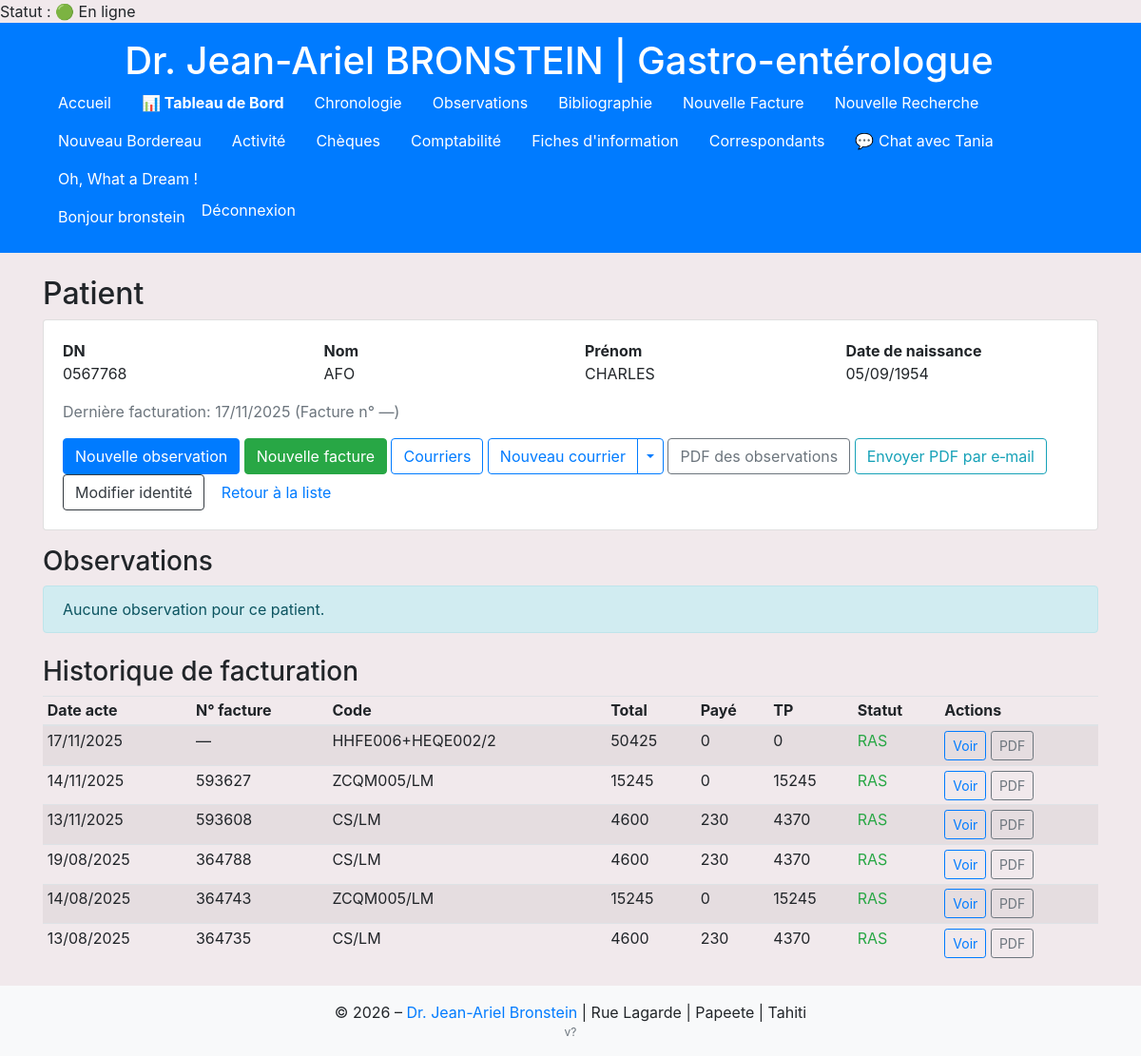
The app's page /facturation/patients/0567768/ (signed in) with its own data.
### comptabilite/models.py (models this page shows, shortened)
class Patient(models.Model):
    dn = models.CharField(max_length=7, unique=True, db_index=True, verbose_name="DN")
    nom = models.CharField(max_length=100, verbose_name="Nom")
    prenom = models.CharField(max_length=100, verbose_name="Prénom")
    date_naissance = models.DateField(null=True, blank=True, verbose_name="Date de naissance")
    created_at = models.DateTimeField(auto_now_add=True)
    updated_at = models.DateTimeField(auto_now=True)
    class Meta:
        ordering = ["nom", "prenom"]
        verbose_name = "Patient"
        verbose_name_plural = "Patients"

class Facturation(models.Model):
    dn = models.CharField(
        max_length=7,
        verbose_name="DN (numéro à 7 chiffres)"
    )
    nom = models.CharField(
        max_length=100,
        verbose_name="Nom du patient"
    )
    prenom = models.CharField(
        max_length=100,
        verbose_name="Prénom du patient"
    )
    date_naissance = models.DateField(
        verbose_name="Date de naissance"
    )
    date_acte = models.DateField(
        verbose_name="Date de l'acte"
    )
    date_facture = models.DateField(
        verbose_name="Date de la facture"
    )
    REGIME_CHOICES = [
        ('Sécurité Sociale', 'Sécurité Sociale'),
        ('RNS', 'RNS'),
        ('Salarié', 'Salarié'),
        ('RST', 'RST'),
    ]
    regime = models.CharField(
        max_length=20,
        choices=REGIME_CHOICES,
        verbose_name="Régime"
    )
    droit_ouvert = models.BooleanField(
        default=False,
        verbose_name="Droits ouverts : (oui/non)"
    )
    regime_tp = models.BooleanField(
        default=False,
        verbose_name="Tiers Payants : (oui/non)"
    )
    regime_lm = models.BooleanField(
        default=False,
        verbose_name="Régime LM (oui/non)"
    )
    LIEU_CHOICES = [
        ('Cabinet', 'Cabinet'),
        ('Clinique', 'Clinique')
    ]
    lieu_acte = models.CharField(
        max_length=50,
        choices=LIEU_CHOICES,
        default='Cabinet',
        verbose_name="Lieu de l'acte"
    )
    code_acte = models.ForeignKey(
        Code,
        null=True,      # autorise NULL en base
        blank=True,
        on_delete=models.CASCADE,
        related_name='facturations',
        verbose_name="Code de l'acte"
    )
    numero_facture = models.CharField(
        max_length=50,
        null=True,      # autorise NULL en base
        blank=True,     # autorise vide dans les formulaires
        verbose_name="Numéro de facture"
    )
    total_acte = models.DecimalField(
        max_digits=10,
        decimal_places=0,
        null=True,      # autorise NULL en base
        blank=True,     # autorise vide dans les formulaires
        verbose_name="Montant total de l'acte (facturé)"
    )
    tiers_payant = models.DecimalField(
        max_digits=10,
        decimal_places=0,
        null=True,      # ici
        blank=True,     # et ici
        verbose_name="Montant tiers payant"
    )
    total_paye = models.DecimalField(
        max_digits=10,
        decimal_places=0,
        null=True,
        blank=True,
        verbose_name="Total payé"
    )
    STATUT_CHOICES = [
        ('RAS', 'RAS'),
        ('DNO', 'DNO'),
        ('DNOLM', 'DNOLM'),
        ('Impayé', 'Impayé'),
        ('Rejet', 'Rejet'),
    ]
    statut_dossier = models.CharField(
        max_length=20,
        choices=STATUT_CHOICES,
        default='RAS',
        verbose_name="Statut du dossier"
    )
    numero_rejet = models.CharField(
        max_length=50,
        null=True,
        blank=True,
        verbose_name="Numéro de rejet"
    )
    numero_bordereau = models.CharField(
        max_length=50,
        null=True,
        blank=True,
        verbose_name="Numéro de bordereau"
    )
    date_bordereau = models.DateField(
        null=True,
        blank=True,
        verbose_name="Date du bordereau"
    )
    remarque = models.TextField(
        null=True,
        blank=True,
        verbose_name="Remarques"
    )

class Code(models.Model):
    code_acte = models.CharField(max_length=50, unique=True, verbose_name="Code de l'acte")
    total_acte = models.DecimalField(max_digits=10, decimal_places=0, verbose_name="Montant total de l'acte")
    tiers_payant = models.DecimalField(
        max_digits=10,
        decimal_places=0,
        null=True,      # autorise NULL en base
        blank=True,     # autorise vide dans les formulaires
        verbose_name="Montant tiers payant"
    )
    total_paye = models.DecimalField(
        max_digits=10,
        decimal_places=0,
        null=True,
        blank=True,
        verbose_name="Total payé"
    )
    medecin = models.ForeignKey(
        Medecin,
        on_delete=models.SET_NULL,
        null=True,
        blank=True,
        verbose_name="Médecin"
    )
    parcours_soin = models.BooleanField(default=False, verbose_name="Parcours de soins")
    longue_maladie = models.BooleanField(default=False, verbose_name="Longue maladie")
    code_reel = models.CharField(max_length=50, null=True, blank=True, verbose_name="Code réel")
    variable_1 = models.CharField(
        max_length=1,
        null=True,
        blank=True,
        verbose_name="Variable 1",
        help_text="Vide ou 1"
    )
    code_acte_normal = models.CharField(
        max_length=50,
        null=True,
        blank=True,
        verbose_name="Code Acte Normal"
    )
    variable_2 = models.CharField(
        max_length=1,
        null=True,
        blank=True,
        verbose_name="Variable 2",
        help_text="Vide ou 1"
    )
    modificateur = models.CharField(
        max_length=3,
        null=True,
        blank=True,
        verbose_name="Modificateur",
        help_text="CS, APC ou vide"
    )

### comptabilite/views.py (the view)
# urls.py: path('patients/<str:dn>/', views.patients_detail, name='patients_detail'),
@login_required
def patients_detail(request, dn: str):
    try:
        patient = Patient.objects.get(dn=dn)
    except Patient.DoesNotExist:
        fact = (Facturation.objects
                .filter(dn=dn)
                .order_by('-date_acte', '-id')
                .first())
        if fact:
            patient = Patient.objects.create(
                dn=dn,
                nom=fact.nom or '',
                prenom=fact.prenom or '',
                date_naissance=fact.date_naissance,
            )
            messages.info(request, "Fiche patient créée automatiquement depuis la facturation.")
        else:
            any_obs = (Observation.objects
                       .filter(dn=dn)
                       .order_by('-date_observation', '-created_at')
                       .first())
            if any_obs:
                patient = Patient.objects.create(
                    dn=dn,
                    nom=any_obs.nom or '',
                    prenom=any_obs.prenom or '',
                    date_naissance=any_obs.date_naissance,
                )
                messages.info(request, "Fiche patient créée automatiquement depuis les observations.")
            else:
                messages.warning(request, "Aucune fiche patient ni donnée liée trouvée pour ce DN.")
                return redirect('patients_list')
    observations = Observation.objects.filter(dn=dn).order_by('-date_observation', '-created_at')
    last_fact = (Facturation.objects
                 .filter(dn=dn)
                 .order_by('-date_acte', '-id')
                 .first())
    facturations = (Facturation.objects
                    .filter(dn=dn)
                    .select_related('code_acte')
                    .order_by('-date_acte', '-id'))
    ctx = {
        'patient': patient,
        'observations': observations,
        'last_fact': last_fact,
        'facturations': facturations,
    }
    return render(request, 'comptabilite/patient_detail.html', ctx)

### comptabilite/templates/comptabilite/patient_detail.html (shortened to what this page needs)
{% extends 'base.html' %}
{% block content %}
<h2>Patient</h2>
<div class="card mb-3">
  <div class="card-body">
    <div class="row">
      <div class="col-md-3"><strong>DN</strong><br>{{ patient.dn }}</div>
      <div class="col-md-3"><strong>Nom</strong><br>{{ patient.nom }}</div>
      <div class="col-md-3"><strong>Prénom</strong><br>{{ patient.prenom }}</div>
      <div class="col-md-3"><strong>Date de naissance</strong><br>{% if patient.date_naissance %}{{ patient.date_naissance|date:'d/m/Y' }}{% endif %}</div>
    </div>
    {% if last_fact %}
    <div class="row mt-3">
      <div class="col-md-12 text-muted">
        Dernière facturation: {{ last_fact.date_acte|date:'d/m/Y' }} (Facture n° {{ last_fact.numero_facture|default:'—' }})
      </div>
    </div>
    {% endif %}
    <div class="mt-3">
      <a class="btn btn-primary" href="{% url 'observation_create_for_dn' patient.dn %}">Nouvelle observation</a>
      <a class="btn btn-success" href="{% url 'facturation_create' %}?dn={{ patient.dn|urlencode }}&nom={{ patient.nom|urlencode }}&prenom={{ patient.prenom|urlencode }}&date_naissance={{ patient.date_naissance|date:'Y-m-d'|urlencode }}" target="_blank">Nouvelle facture</a>
      <a class="btn btn-outline-primary" href="{% url 'courriers_by_dn' patient.dn %}">Courriers</a>
      <div class="btn-group">
        <a class="btn btn-outline-primary" href="{% url 'courrier_create_for_dn' patient.dn %}">Nouveau courrier</a>
        <button type="button" class="btn btn-outline-primary dropdown-toggle dropdown-toggle-split" data-toggle="dropdown" aria-haspopup="true" aria-expanded="false">
        </button>
      </div>
      <a class="btn btn-outline-secondary" href="{% url 'observations_pdf' patient.dn %}" target="_blank">PDF des observations</a>
      <a class="btn btn-outline-info" href="{% url 'observations_send_email' patient.dn %}">Envoyer PDF par e‑mail</a>
      <a class="btn btn-outline-dark" href="{% url 'patient_update' patient.dn %}">Modifier identité</a>
      <a class="btn btn-link" href="{% url 'patients_list' %}">Retour à la liste</a>
    </div>
  </div>
</div>
<h3>Observations</h3>
{% if observations %}
  <div class="list-group">
    {% for obs in observations %}
      <div class="list-group-item">
        <div class="d-flex justify-content-between align-items-center">
          <h5 class="mb-1">{{ obs.date_observation|date:'d/m/Y' }} – {{ obs.motif_consultation }}</h5>
          <div>
            <a class="btn btn-sm btn-outline-primary mr-1" href="{% url 'observation_update' obs.pk %}">Modifier</a>
            <a class="btn btn-sm btn-outline-danger" href="{% url 'observation_delete' obs.pk %}">Supprimer</a>
          </div>
        </div>
        <p class="mb-1" style="white-space: pre-wrap;">{{ obs.texte_observation }}</p>
        {% if obs.conclusion_observation %}
          <p class="mt-2"><strong>Conclusion:</strong><br><span style="white-space: pre-wrap;">{{ obs.conclusion_observation }}</span></p>
        {% endif %}
      </div>
    {% endfor %}
  </div>
{% else %}
  <div class="alert alert-info">Aucune observation pour ce patient.</div>
{% endif %}
<h3 class="mt-4">Historique de facturation</h3>
{% if facturations %}
  <table class="table table-sm table-striped">
    <thead>
      <tr>
        <th>Date acte</th>
        <th>N° facture</th>
        <th>Code</th>
        <th>Total</th>
        <th>Payé</th>
        <th>TP</th>
        <th>Statut</th>
        <th>Actions</th>
      </tr>
    </thead>
    <tbody>
      {% for f in facturations %}
      <tr>
        <td>{{ f.date_acte|date:'d/m/Y' }}</td>
        <td>{{ f.numero_facture|default:'—' }}</td>
        <td>{% if f.code_acte %}{{ f.code_acte.code_acte }}{% endif %}</td>
        <td>{{ f.total_acte|default_if_none:"" }}</td>
        <td>{{ f.total_paye|default_if_none:"" }}</td>
        <td>{{ f.tiers_payant|default_if_none:"" }}</td>
        <td>
          {% if f.statut_dossier == 'RAS' %}
            <span class="text-success">{{ f.get_statut_dossier_display|default:"RAS" }}</span>
          {% else %}
            <span class="text-danger">{{ f.get_statut_dossier_display|default:"—" }}</span>
          {% endif %}
        </td>
        <td>
          <a class="btn btn-sm btn-outline-primary" href="{% url 'facturation_detail' f.pk %}">Voir</a>
          <a class="btn btn-sm btn-outline-secondary" href="{% url 'imprimer_fiche_facturation' f.pk %}">PDF</a>
        </td>
      </tr>
      {% endfor %}
    </tbody>
  </table>
{% else %}
  <div class="alert alert-light">Aucune facturation trouvée.</div>
{% endif %}
{% endblock %}

### templates/base.html (shortened to what this page needs)
{% load static %}
{% load user_extras %}
{% if request.user.is_authenticated %}
  {% get_user_profile request.user as profile %}
  {% if profile %}
    Statut : {% if profile.is_online %}🟢 En ligne{% else %}⚪ Hors ligne{% endif %}
  {% endif %}
{% endif %}
<!DOCTYPE html>
<html lang="fr">
<head>
  <link rel="stylesheet" href="https://stackpath.bootstrapcdn.com/bootstrap/4.5.2/css/bootstrap.min.css">
  <link rel="stylesheet" href="{% static 'css/style.css' %}">
  <link rel="stylesheet" href="https://cdnjs.cloudflare.com/ajax/libs/bootstrap-datepicker/1.9.0/css/bootstrap-datepicker.min.css">
</head>
<body data-user-id="{{ request.user.id|default:'' }}" data-msg-url="{% url 'get_messages' %}" data-chat-template="{% url 'chat_view' 0 %}">
  <header class="bg-primary text-white py-3">
    <div class="container text-center">
      <h1 class="mb-0 mr-4">Dr. Jean-Ariel BRONSTEIN | Gastro-entérologue</h1>
      <nav class="flex-grow-1">
        <ul class="nav">
          <li class="nav-item"><a class="nav-link text-white" href="{% url 'patients_list' %}">Accueil</a></li>
          <li class="nav-item"><a class="nav-link text-white" href="{% url 'dashboard' %}"><strong>📊 Tableau de Bord</strong></a></li>
          <li class="nav-item"><a class="nav-link text-white" href="{% url 'facturation_list' %}">Chronologie</a></li>
          <li class="nav-item"><a class="nav-link text-white" href="{% url 'observations_patient_list' %}">Observations</a></li>
          <li class="nav-item"><a class="nav-link text-white" href="{% url 'bibliographie_list' %}">Bibliographie</a></li>
          <li class="nav-item"><a class="nav-link text-white" href="{% url 'facturation_create' %}">Nouvelle Facture</a></li>
          <li class="nav-item"><a class="nav-link text-white" href="{% url 'facturation_search_list' %}">Nouvelle Recherche</a></li>
          <li class="nav-item"><a class="nav-link text-white" href="{% url 'create_bordereau' %}">Nouveau Bordereau</a></li>
          <li class="nav-item"><a class="nav-link text-white" href="{% url 'activity_list' %}">Activité</a></li>
          <li class="nav-item"><a class="nav-link text-white" href="{% url 'cheque_listing' %}">Chèques</a></li>
          <li class="nav-item"><a class="nav-link text-white" href="{% url 'comptabilite_summary' %}">Comptabilité</a></li>
          <li class="nav-item"><a class="nav-link text-white" href="{% url 'fiches_information' %}">Fiches d'information</a></li>
          <li class="nav-item"><a class="nav-link text-white" href="{% url 'correspondants_list' %}">Correspondants</a></li>
          {% if request.user.username == "bronstein" %}
  <li><a class="nav-link text-white chat-open" href="{% url 'chat_view' 3 %}">💬 Chat avec Tania</a></li>
{% elif request.user.username == "Tania" %}
  <li><a class="nav-link text-white chat-open" href="{% url 'chat_view' 1 %}">💬 Chat avec Taote</a></li>
{% endif %}
          <li class="nav-item">
            <a class="nav-link text-white" href="javascript:void(0)" onclick="ouvrirLienAuHasard()">Oh, What a Dream !</a>
          </li>
        </ul>
      </nav>
      <ul class="nav">
        {% if user.is_authenticated %}
          <li class="nav-item"><span class="nav-link disabled text-white">Bonjour {{ user.get_username }}</span></li>
          <li class="nav-item">
            <form method="post" action="{% url 'logout' %}">
              <button type="submit" class="btn btn-link nav-link text-white p-0">Déconnexion</button>
            </form>
          </li>
        {% else %}
          <li class="nav-item"><a class="nav-link text-white" href="{% url 'login' %}">Connexion</a></li>
        {% endif %}
      </ul>
    </div>
  </header>
  <main class="container my-4">
    {% block content %}{% endblock %}
  </main>
  <footer class="bg-light text-center py-3">
    <div class="container">
      <p class="mb-0">&copy; 2026 – <a href="{% url 'admin:index' %}">Dr. Jean-Ariel Bronstein</a> | Rue Lagarde | Papeete | Tahiti</p>
      <p class="mb-0 text-muted" style="font-size:0.75rem;">{{ APP_VERSION }}</p>
    </div>
  </footer>
</body>
</html>

### records on screen
Patient: dn "0567768", nom "AFO", prenom "CHARLES", date_naissance "05/09/1954"
Facturation: date_acte "17/11/2025", numero_facture "—", code_acte.code_acte "HHFE006+HEQE002/2", total_acte "50425", total_paye "0", tiers_payant "0", statut_dossier "RAS"
Facturation: date_acte "14/11/2025", numero_facture "593627", code_acte.code_acte "ZCQM005/LM", total_acte "15245", total_paye "0", tiers_payant "15245", statut_dossier "RAS"
Facturation: date_acte "13/11/2025", numero_facture "593608", code_acte.code_acte "CS/LM", total_acte "4600", total_paye "230", tiers_payant "4370", statut_dossier "RAS"
Facturation: date_acte "19/08/2025", numero_facture "364788", code_acte.code_acte "CS/LM", total_acte "4600", total_paye "230", tiers_payant "4370", statut_dossier "RAS"
Facturation: date_acte "14/08/2025", numero_facture "364743", code_acte.code_acte "ZCQM005/LM", total_acte "15245", total_paye "0", tiers_payant "15245", statut_dossier "RAS"
Facturation: date_acte "13/08/2025", numero_facture "364735", code_acte.code_acte "CS/LM", total_acte "4600", total_paye "230", tiers_payant "4370", statut_dossier "RAS"

### other values on screen
{{ user.get_username }} "bronstein"
{{ APP_VERSION }} "v?"
